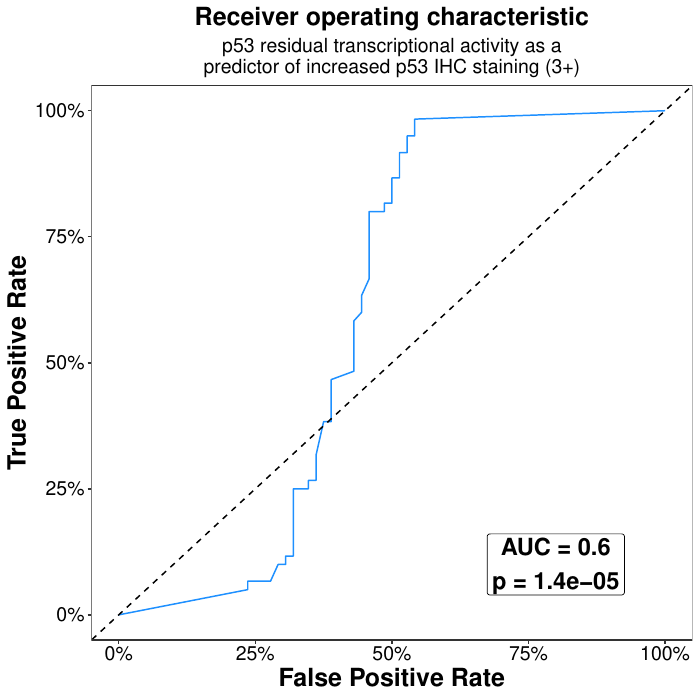

Write the R code that produced this figure.
library(magrittr)
library(data.table)
library(ggplot2)

scores <- "../Data/p53_scores.tsv" %>% data.table::fread()

# p.H179delinsLN  and p.RH213QY excluded
scores <- scores[!is.na(Transcription)]

scores[, sum := sum(as.numeric(p53_intensity) == 3), by = "ID"]

dt <- scores[, .SD %>% unique, .SDcols = c("ID","sum", "Transcription")]

dt[, pos := ifelse(sum >= 2, "pos", "neg")]
#dt[, pos := ifelse(sum >= 9, "pos", "neg")]

pred <- ROCR::prediction(predictions = dt$Transcription,
                         labels = dt$pos, label.ordering = c("pos", "neg"))
perf <- ROCR::performance(prediction.obj = pred, measure = "auc")

auc <- [email redacted][[1]]

roct <- data.table::data.table(thresh = pred@cutoffs[[1]], 
          tp = pred@tp[[1]], fp = pred@fp[[1]], tn = pred@tn[[1]], 
          fn = pred@fn[[1]], tpr = pred@tp[[1]]/[email redacted][[1]], 
          fpr = pred@fp[[1]]/[email redacted][[1]], ppv = pred@tp[[1]]/(pred@tp[[1]] + 
          pred@fp[[1]]), npv = pred@tn[[1]]/(pred@tn[[1]] + 
          pred@fn[[1]]), auc = auc * 100)

dt[, fact := pos %>% factor(levels = c("neg", "pos"), ordered = TRUE)]

sglm <- glm(fact~Transcription, data = dt, family = "binomial") %>% summary

pval <- sglm$coefficients["Transcription", "Pr(>|z|)"] %>% signif(digits = 2)

roct[, tpr2 := -fpr + 1] %>% .[, fpr2 := -tpr + 1]

roc <- ggplot(roct, aes(x = fpr2, y = tpr2)) +
  #ggrepel::geom_text_repel(aes(label = thresh), max.overlaps = 100) +
  #geom_point(color = "dodgerblue", shape = "cross") +
  geom_path(color = "dodgerblue", size = 0.5) +
  geom_abline(slope = 1, intercept = 0, linetype = "dashed") +
  annotate("label", x = 0.8, y = 0.1, size = 6, fontface = "bold",
           label = paste("AUC = ", auc %>% signif(digits = 2), 
                         "\np = ", pval, sep = "")
           ) +
  theme_bw() +
  scale_x_continuous(labels = scales::percent, limits = c(0,1)) +
  scale_y_continuous(labels = scales::percent, limits = c(0,1)) +
  theme(panel.grid = element_blank(),
        axis.text = element_text(color = "black", size = 14),
        axis.title = element_text(size = 18, face = "bold"),
        plot.title = element_text(hjust = 0.5, face = "bold", size = 18),
        plot.subtitle = element_text(hjust = 0.5, size = 14)) +
  xlab("False Positive Rate") +
  ylab("True Positive Rate") +
  ggtitle("Receiver operating characteristic", subtitle = "p53 residual transcriptional activity as a\npredictor of increased p53 IHC staining (3+)")

ggsave(plot = roc, "Figure_4A.pdf", height = 7, width = 7)
 
